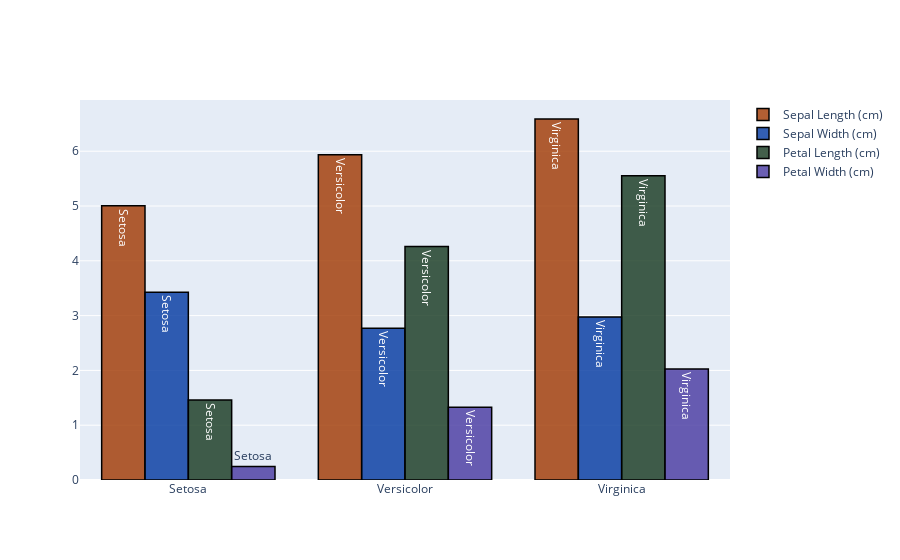

Here is the notebook cell this chart was saved with:
### Markdown cell above
**Bar Plot**

Let's visualize each species' average lengths, so we will be able to see how features change as genre of the flower changes.

### Code cell
data1 = data.groupby(data.Species).mean()
data1['Species'] = data1.index

t1 = go.Bar(
            x = data1.Species,
            y = data1.Sepal_Length,
            name = "Sepal Length (cm)",
            marker = dict(color = 'rgba(160, 55, 0, 0.8)', line = dict(color = 'rgb(0,0,0)', width = 1.5)),
            text = data1.Species
)

t2 = go.Bar(
            x = data1.Species,
            y = data1.Sepal_Width,
            name = "Sepal Width (cm)",
            marker = dict(color = 'rgba(0, 55, 160, 0.8)', line = dict(color = 'rgb(0,0,0)', width = 1.5)),
            text = data1.Species
)

t3 = go.Bar(
            x = data1.Species,
            y = data1.Petal_Length,
            name = "Petal Length (cm)",
            marker = dict(color = 'rgba(20, 55, 30, 0.8)', line = dict(color = 'rgb(0,0,0)', width = 1.5)),
            text = data1.Species
)

t4 = go.Bar(
            x = data1.Species,
            y = data1.Petal_Width,
            name = "Petal Width (cm)",
            marker = dict(color = 'rgba(70, 55, 160, 0.8)', line = dict(color = 'rgb(0,0,0)', width = 1.5)),
            text = data1.Species
)

b = [t1,t2,t3,t4]
layout_bar = go.Layout(barmode = "group")
fig_bar = go.Figure(data = b, layout = layout_bar)
iplot(fig_bar)

### Figure 1 — Plotly figure (JSON) as saved in the notebook; plotly's stock layout.template omitted (floating-point values rounded to 4 significant figures)
{"data": [{"marker": {"color": "rgba(160, 55, 0, 0.8)", "line": {"color": "rgb(0,0,0)", "width": 1.5}}, "name": "Sepal Length (cm)", "text": ["Setosa", "Versicolor", "Virginica"], "type": "bar", "x": ["Setosa", "Versicolor", "Virginica"], "y": [5.006, 5.936, 6.588]}, {"marker": {"color": "rgba(0, 55, 160, 0.8)", "line": {"color": "rgb(0,0,0)", "width": 1.5}}, "name": "Sepal Width (cm)", "text": ["Setosa", "Versicolor", "Virginica"], "type": "bar", "x": ["Setosa", "Versicolor", "Virginica"], "y": [3.428, 2.77, 2.974]}, {"marker": {"color": "rgba(20, 55, 30, 0.8)", "line": {"color": "rgb(0,0,0)", "width": 1.5}}, "name": "Petal Length (cm)", "text": ["Setosa", "Versicolor", "Virginica"], "type": "bar", "x": ["Setosa", "Versicolor", "Virginica"], "y": [1.462, 4.26, 5.552]}, {"marker": {"color": "rgba(70, 55, 160, 0.8)", "line": {"color": "rgb(0,0,0)", "width": 1.5}}, "name": "Petal Width (cm)", "text": ["Setosa", "Versicolor", "Virginica"], "type": "bar", "x": ["Setosa", "Versicolor", "Virginica"], "y": [0.246, 1.326, 2.026]}], "layout": {"barmode": "group"}}
